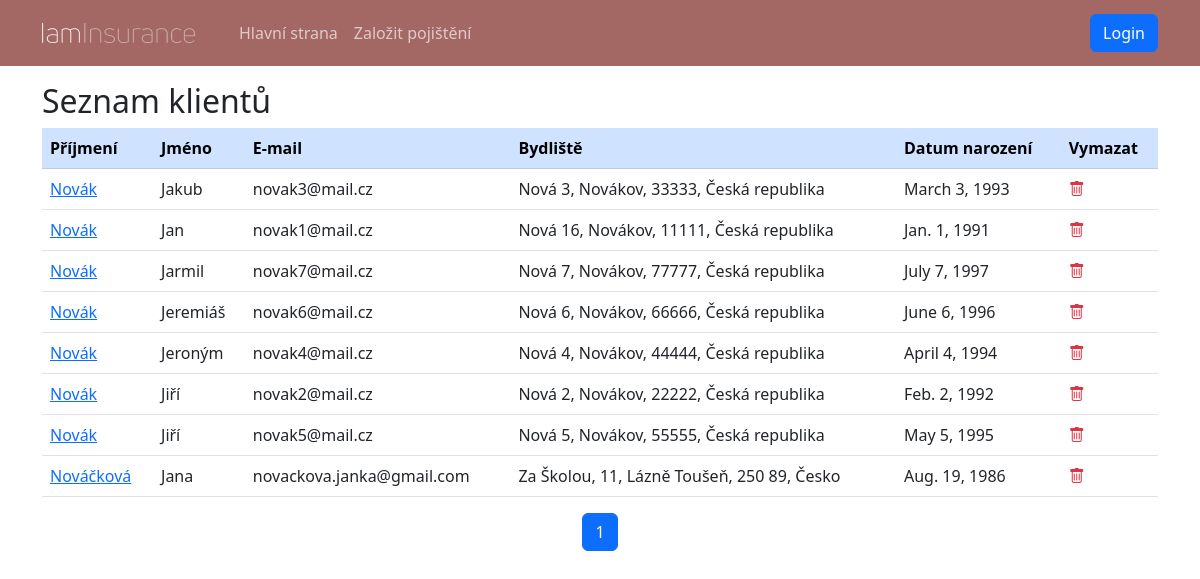
The page /sprava/seznam-klientu/ on the database as committed earlier.
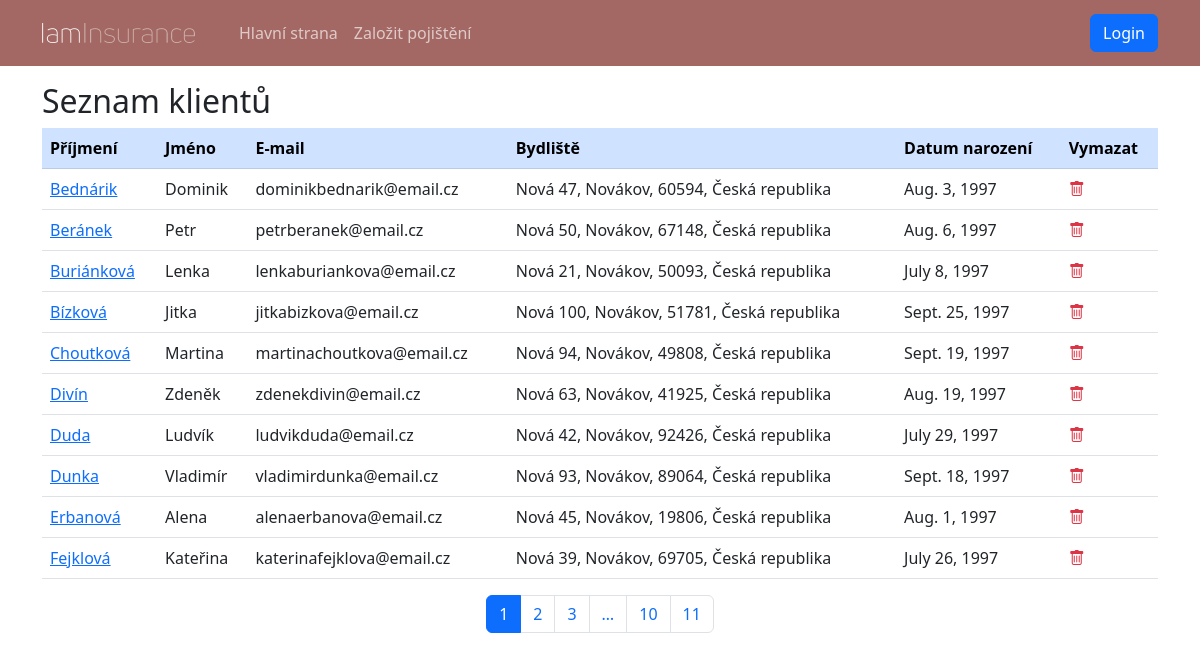
The same page on the database as committed later.
### insurance_app/models.py (models this page shows, shortened)
class Person(AbstractBaseUser, PermissionsMixin):
    USERNAME_FIELD: str = "email"
    REQUIRED_FIELDS: list = ["first_name", "last_name", "date_of_birth"]  # other fields are not required for staff
    objects: BaseUserManager = PersonManager()
    first_name: models.Field = models.CharField(max_length=150, verbose_name='Křestní jméno')
    last_name: models.Field = models.CharField(max_length=150, verbose_name='Příjmení')
    email: models.Field = models.EmailField(unique=True, verbose_name='E-mail')
    phone: models.Field = modelfields.PhoneNumberField(region="CZ", null=True, verbose_name='Telefon')
    address1: models.Field = models.CharField(max_length=150, default="", verbose_name='Adresa')
    address2: models.Field = models.CharField(max_length=150, blank=True, default="", verbose_name='Adresa - druhý řádek')
    postal_code: models.Field = models.CharField(max_length=12, default="", verbose_name='PSČ')
    city: models.Field = models.CharField(max_length=150, default="", verbose_name='Město')
    country: models.Field = models.CharField(max_length=150, default="", verbose_name='Stát')
    date_of_birth: models.Field = models.DateField(verbose_name='Datum narození')
    is_staff: models.Field = models.BooleanField(default=False, verbose_name='Zaměstnanec')
    is_superuser: models.Field = models.BooleanField(default=False, verbose_name='Administrátor')
    slug: models.Field = models.SlugField(unique=True, null=False)
    @property
    def full_address(self) -> str:
        chunks = tuple(
            filter(
                lambda c: c,
                (
                    str(self.address1),
                    str(self.address2),
                    str(self.city),
                    str(self.postal_code),
                    str(self.country)
                )
            )
        )
        return ", ".join(chunks)

### administration/views.py (the view)
# urls.py: path("seznam-klientu/", views.ClientListView.as_view(), name="clients-list"),
class ClientListView(generic.ListView):
    model: Model = models.Person
    paginate_by = 10
    queryset: QuerySet = models.Person.objects.filter(is_staff=False).order_by('last_name', 'first_name')
    template_name: str = template.CLIENT_LIST
    title: str = "Seznam klientů"
    def get_context_data(self, *, object_list: QuerySet = None, **kwargs) -> dict:
        context = super().get_context_data(**kwargs)
        context['title'] = self.title
        page = self.request.GET.get('page', 1)
        context['page_range'] = self.get_paginator(self.queryset, self.paginate_by).get_elided_page_range(page, on_each_side=2)
        return context

### insurance_app/templates/insurance_app/clients_list.html
{% extends 'main.html' %}
{% block content %}
<table class="table table-hover">
    <thead class="table-primary">
        <tr>
            <th>Příjmení</th>
            <th>Jméno</th>
            <th>E-mail</th>
            <th>Bydliště</th>
            <th>Datum narození</th>
            <th>Vymazat</th>
        </tr>
    </thead>
    <tbody>
    {% if object_list.0 %}
    {% for obj in page_obj %}
        <tr>
            <td><a href="{% url 'contracts-list' pk=obj.pk %}">{{ obj.last_name }}</a></td>
            <td>{{ obj.first_name }}</td>
            <td>{{ obj.email }}</td>
            <td>{{ obj.full_address }}</td>
            <td>{{ obj.date_of_birth }}</td>
            <td><a href="{% url 'client-delete' pk=obj.pk %}"><i class="bi bi-trash link-danger"></i></a></td>
        </tr>
    {% endfor %}
    {% else %}
        <tr><td colspan="4">Žádný uživatel nenalezen</td></tr>
    {% endif %}
    </tbody>
</table>
{% if object_list.0 %}
<nav aria-label="Stránkování seznamu klientů">
    <ul class="pagination justify-content-center">
        {% for page in page_range %}
        <li class="page-item">
            <a class="page-link {% if page == page_obj.number %}active{% endif %}" href="?page={{ page }}" aria-label="{{ page }}">{{ page }}</a>
        </li>
        {% endfor %}
    </ul>
</nav>
{% endif %}
{% endblock %}

Rows that differ between the two databases and show on the page:
no longer on this page (row unchanged): Person: last_name "Novák", first_name "Jakub", email "novak3@mail.cz", full_address "Nová 3, Novákov, 33333, Česká republika", date_of_birth "March 3, 1993"
no longer on this page (row unchanged): Person: last_name "Novák", first_name "Jan", email "novak1@mail.cz", full_address "Nová 16, Novákov, 11111, Česká republika", date_of_birth "Jan. 1, 1991"
no longer on this page (row unchanged): Person: last_name "Novák", first_name "Jarmil", email "novak7@mail.cz", full_address "Nová 7, Novákov, 77777, Česká republika", date_of_birth "July 7, 1997"
no longer on this page (row unchanged): Person: last_name "Novák", first_name "Jeremiáš", email "novak6@mail.cz", full_address "Nová 6, Novákov, 66666, Česká republika", date_of_birth "June 6, 1996"
no longer on this page (row unchanged): Person: last_name "Novák", first_name "Jeroným", email "novak4@mail.cz", full_address "Nová 4, Novákov, 44444, Česká republika", date_of_birth "April 4, 1994"
no longer on this page (row unchanged): Person: last_name "Novák", first_name "Jiří", email "novak2@mail.cz", full_address "Nová 2, Novákov, 22222, Česká republika", date_of_birth "Feb. 2, 1992"
no longer on this page (row unchanged): Person: last_name "Novák", first_name "Jiří", email "novak5@mail.cz", full_address "Nová 5, Novákov, 55555, Česká republika", date_of_birth "May 5, 1995"
no longer on this page (row unchanged): Person: last_name "Nováčková", first_name "Jana", email "novackova.janka@gmail.com", full_address "Za Školou, 11, Lázně Toušeň, 250 89, Česko", date_of_birth "Aug. 19, 1986"
added Person: last_name "Bednárik", first_name "Dominik", email "dominikbednarik@email.cz", full_address "Nová 47, Novákov, 60594, Česká republika", date_of_birth "Aug. 3, 1997"
added Person: last_name "Beránek", first_name "Petr", email "petrberanek@email.cz", full_address "Nová 50, Novákov, 67148, Česká republika", date_of_birth "Aug. 6, 1997"
added Person: last_name "Buriánková", first_name "Lenka", email "lenkaburiankova@email.cz", full_address "Nová 21, Novákov, 50093, Česká republika", date_of_birth "July 8, 1997"
added Person: last_name "Bízková", first_name "Jitka", email "jitkabizkova@email.cz", full_address "Nová 100, Novákov, 51781, Česká republika", date_of_birth "Sept. 25, 1997"
added Person: last_name "Choutková", first_name "Martina", email "martinachoutkova@email.cz", full_address "Nová 94, Novákov, 49808, Česká republika", date_of_birth "Sept. 19, 1997"
added Person: last_name "Divín", first_name "Zdeněk", email "zdenekdivin@email.cz", full_address "Nová 63, Novákov, 41925, Česká republika", date_of_birth "Aug. 19, 1997"
added Person: last_name "Duda", first_name "Ludvík", email "ludvikduda@email.cz", full_address "Nová 42, Novákov, 92426, Česká republika", date_of_birth "July 29, 1997"
added Person: last_name "Dunka", first_name "Vladimír", email "vladimirdunka@email.cz", full_address "Nová 93, Novákov, 89064, Česká republika", date_of_birth "Sept. 18, 1997"
added Person: last_name "Erbanová", first_name "Alena", email "alenaerbanova@email.cz", full_address "Nová 45, Novákov, 19806, Česká republika", date_of_birth "Aug. 1, 1997"
added Person: last_name "Fejklová", first_name "Kateřina", email "katerinafejklova@email.cz", full_address "Nová 39, Novákov, 69705, Česká republika", date_of_birth "July 26, 1997"
Other text that changed with them:
new list line: "2"
new list line: "3"
new list line: "10"
new list line: "11"
